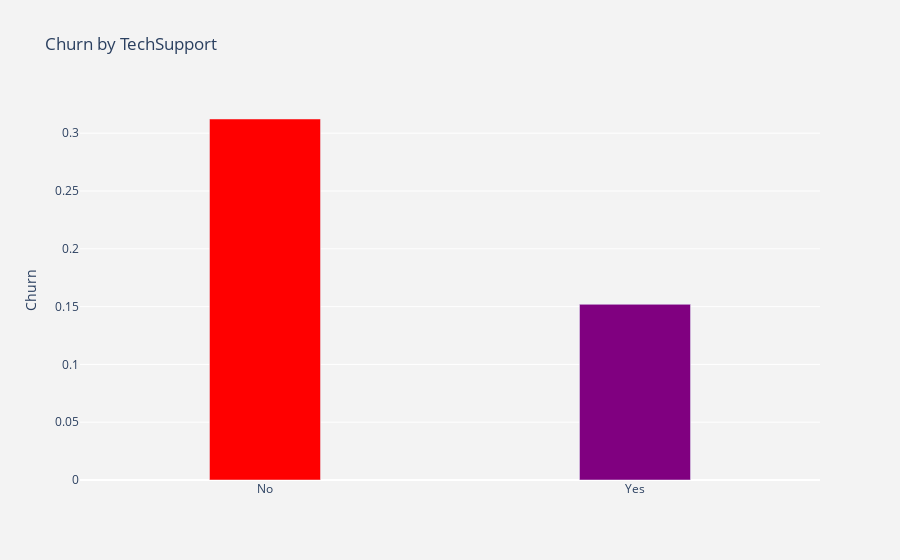

This figure's notebook cell:
### Markdown cell above
Insights:

From the above graph, churn for both male and female is almost similar but female’s was slightly higher.

### Code cell
#visualize churn by TechSupport
plot_by_TechSupport = df.groupby('TechSupport').Churn.mean().reset_index()
plot_data = [go.Bar(
    x=plot_by_TechSupport['TechSupport'],
    y=plot_by_TechSupport['Churn'],
    width=[0.3, 0.3],
    marker=dict(color=['red','purple'])
)]
plot_layout = go.Layout(
    xaxis={"type":"category"},
    yaxis={"title":"Churn"},
    title='Churn by TechSupport',
    plot_bgcolor='rgb(243,243,243)',
    paper_bgcolor='rgb(243,243,243)',
)
fig = go.Figure(data=plot_data,layout=plot_layout) 
po.iplot(fig)

### Figure 1 — Plotly figure (JSON) as saved in the notebook; plotly's stock layout.template omitted (floating-point values rounded to 4 significant figures)
{"data": [{"marker": {"color": ["red", "purple"]}, "type": "bar", "width": [0.3, 0.3], "x": ["No", "Yes"], "y": [0.3123, 0.152]}], "layout": {"autosize": true, "paper_bgcolor": "rgb(243,243,243)", "plot_bgcolor": "rgb(243,243,243)", "title": {"text": "Churn by TechSupport"}, "xaxis": {"autorange": true, "range": [-0.5, 1.5], "type": "category"}, "yaxis": {"autorange": true, "range": [0, 0.3287], "title": {"text": "Churn"}, "type": "linear"}}}
